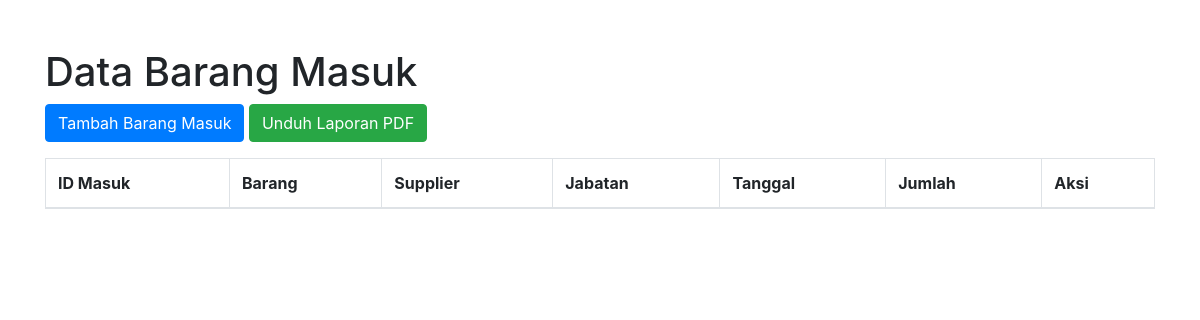
Before: /form/form_masuk.php with the older database file.
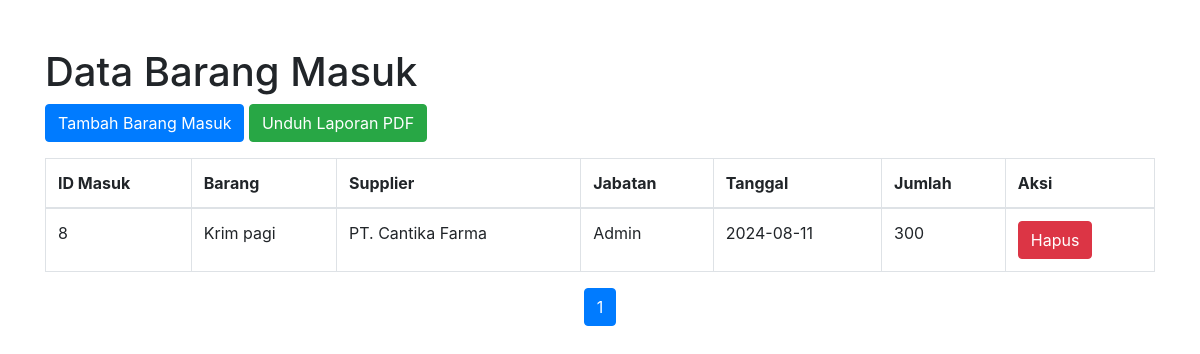
After: the same page with the newer database file.
### tables this page shows
CREATE TABLE `barang_masuk` (
  `idmasuk` int(11) NOT NULL,
  `idbrg` int(11) NOT NULL,
  `idsupplier` int(11) NOT NULL,
  `jabatan` varchar(50) NOT NULL,
  `tgl` date NOT NULL,
  `jumlah` int(11) NOT NULL
);

CREATE TABLE `barang` (
  `idbrg` int(11) NOT NULL,
  `namabrg` varchar(100) NOT NULL,
  `stok` int(11) NOT NULL DEFAULT 0,
  `stock_awal` int(11) NOT NULL DEFAULT 0,
  `rata_rata` decimal(10,2) NOT NULL DEFAULT 0.00
);

CREATE TABLE `supplier` (
  `idsupplier` int(11) NOT NULL,
  `nama_supp` varchar(100) NOT NULL,
  `nohp` varchar(15) NOT NULL
);

### form/form_masuk.php (the view, shortened to what this page needs)
<?php
include './config.php';
$limit = 10;
$page = isset($_GET['page']) ? (int)$_GET['page'] : 1;
$offset = ($page - 1) * $limit;
$sql = "SELECT bm.*, b.namabrg, s.nama_supp FROM barang_masuk bm JOIN barang b ON bm.idbrg = b.idbrg JOIN supplier s ON bm.idsupplier = s.idsupplier LIMIT :limit OFFSET :offset";
$stmt = $pdo->prepare($sql);
$stmt->bindParam(':limit', $limit, PDO::PARAM_INT);
$stmt->bindParam(':offset', $offset, PDO::PARAM_INT);
$stmt->execute();
$barang_masuk = $stmt->fetchAll(PDO::FETCH_ASSOC);
$totalSql = "SELECT COUNT(*) FROM barang_masuk";
$totalItems = $pdo->query($totalSql)->fetchColumn();
$totalPages = ceil($totalItems / $limit);
?>
<!DOCTYPE html>
<html lang="en">
<head>
    <link rel="stylesheet" href="https://stackpath.bootstrapcdn.com/bootstrap/4.5.2/css/bootstrap.min.css">
</head>
<body>
    <div class="container mt-5">
        <h1>Data Barang Masuk</h1>
        <a href="./?tambah=input" class="btn btn-primary mb-3">Tambah Barang Masuk</a>
        <a href="./form/laporan_masuk.php" class="btn btn-success mb-3" target="_blank">Unduh Laporan PDF</a>
        <table class="table table-bordered">
            <thead>
                <tr>
                    <th>ID Masuk</th>
                    <th>Barang</th>
                    <th>Supplier</th>
                    <th>Jabatan</th>
                    <th>Tanggal</th>
                    <th>Jumlah</th>
                    <th>Aksi</th>
                </tr>
            </thead>
            <tbody>
                <?php foreach ($barang_masuk as $masuk): ?>
                    <tr>
                        <td><?php echo htmlspecialchars($masuk['idmasuk']); ?></td>
                        <td><?php echo htmlspecialchars($masuk['namabrg']); ?></td>
                        <td><?php echo htmlspecialchars($masuk['nama_supp']); ?></td>
                        <td><?php echo htmlspecialchars($masuk['jabatan']); ?></td>
                        <td><?php echo htmlspecialchars($masuk['tgl']); ?></td>
                        <td><?php echo htmlspecialchars($masuk['jumlah']); ?></td>
                        <td>
                            <a href="./?pages=input&idmasuk=<?php echo $masuk['idmasuk']; ?>" class="btn btn-danger" onclick="return confirm('Yakin ingin menghapus?');">Hapus</a>
                        </td>
                    </tr>
                <?php endforeach; ?>
            </tbody>
        </table>
        <nav aria-label="Page navigation">
            <ul class="pagination justify-content-center">
                <?php for ($i = 1; $i <= $totalPages; $i++): ?>
                    <li class="page-item <?php echo ($i == $page) ? 'active' : ''; ?>">
                        <a class="page-link" href="?page=<?php echo $i; ?>"><?php echo $i; ?></a>
                    </li>
                <?php endfor; ?>
            </ul>
        </nav>
    </div>
</body>
</html>

Changed rows visible on the page:
added barang_masuk: idmasuk "8", idbrg.namabrg "Krim pagi", idsupplier.nama_supp "PT. Cantika Farma", jabatan "Admin", tgl "2024-08-11", jumlah "300"
Other visible differences:
new list line: "1"
